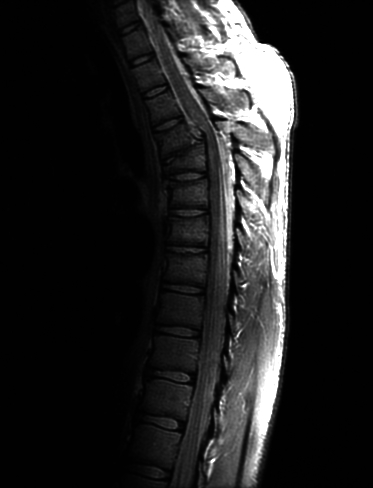
%> input picture HW1/Fig3.08(a).jpg, 373 x 488 px
$ octave hw1.m   (GNU Octave 9; MATLAB toolbox functions it lacks are replaced by stand-ins)
%> lines starting %> are read from the running program, lines starting %| are printed output that depends on the picture
I = imread('Fig3.08(a).jpg');
%> I is the input picture: size 488x373 uint8; min 0, max 255, mean 32.6
J = hist_eq(I);
subplot(2,2,1);
imshow(I);
subplot(2,2,2);
histim(I)
subplot(2,2,3);
imshow( J );
subplot(2,2,4);
histim(J)

function J = hist_eq(img)
J = uint8(zeros(size(img,1),size(img,2)));
freq = zeros(256,1);
prob_f = zeros(256,1);
prob_c = zeros(256,1);
cum = zeros(256,1);
output = zeros(256,1);

for i=1:size(img,1)
    for j=1:size(img,2)
        val = img(i,j);
        freq(val+1) = freq(val+1)+1;
        prob_f(val+1) = freq(val+1)/(size(img,1)*size(img,2));
    end
end
%> after the loop, freq = 256 values, max 102029 at index 2, min 0 at index 256, mean 711; prob_f = 256 values, max 0.561 at index 2, min 0 at index 256, mean 0.00391
sum = 0;
for i=1:size(prob_f)
    sum = sum + freq(i);
    cum(i) = sum;
    prob_c(i) = cum(i)/(size(img,1)*size(img,2));
    output(i) = round(prob_c(i)*255);
end
%> this loop made 256 passes
%> sum on passes 1 to 3: 2230, 104259, 107693
%> after the loop, cum = 256 values from 2230 to 182024; output = 256 values from 3 to 255; prob_c = 256 values from 0.0123 to 1; sum = 182024

for i=1:size(img,1)
    for j=1:size(img,2)
        J(i,j) = output(img(i,j)+1);
    end
end
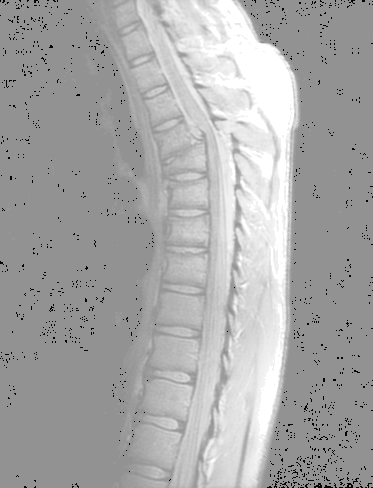
%> J: size 488x373 uint8; min 3, max 255, mean 168
%plot(output)
end

function histim(img)
img = uint8(img);
[count,bin] = hist(img(:),0:255);
%> count = 256 values, max 102029 at index 2, min 1 at index 218, mean 711; bin = 256 values from 0 to 255
%> `histim(J)`:
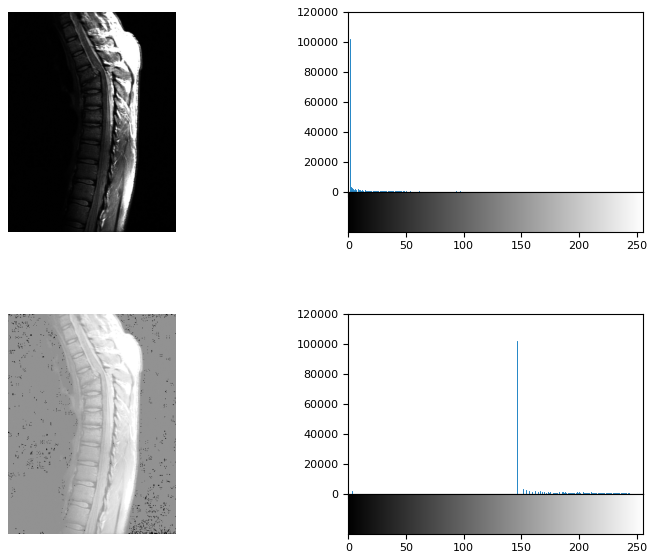
%> figure redrawn from the program's plot data, 6 panels
stem(bin,count,'Marker','none')

hAx = gca;
set(hAx, 'XLim',[0 255],'XTickLabel',[],'Box','On');

hAx2 = axes('Position',get(hAx,'Position'), 'HitTest','off');
image(0:255, [0 1], repmat(linspace(0,1,256),[1 1 3]), 'Parent',hAx2)
set(hAx2, 'XLim',[0 255], 'YLim',[0 1], 'YTick',[], 'Box','on')

set(hAx, 'Units','pixels')
p = get(hAx, 'Position');
set(hAx, 'Position',[p(1) p(2)+26 p(3) p(4)-26])
set(hAx, 'Units','normalized')

set(hAx2, 'Units','pixels')
p = get(hAx2, 'Position');
set(hAx2, 'Position',[p(1:3) 26])
set(hAx2, 'Units','normalized')

linkaxes([hAx;hAx2], 'x')
set(gcf, 'CurrentAxes',hAx)
end
